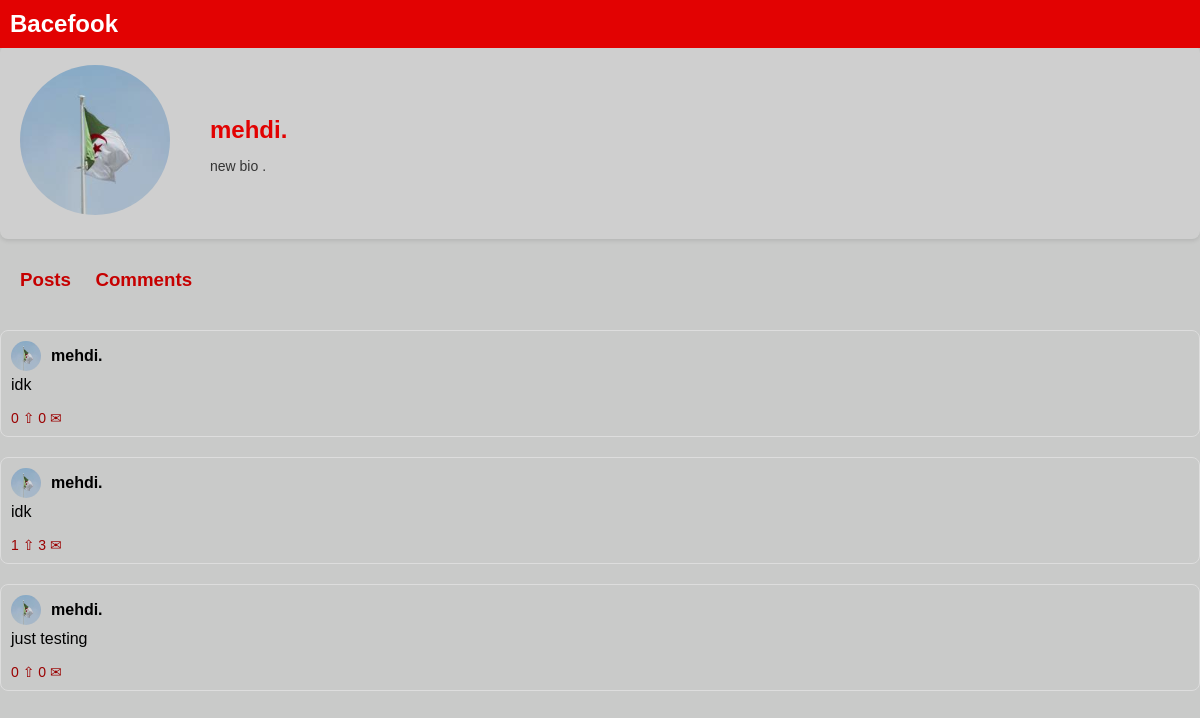
/profile/mehdi., run on the app's committed database.
### users/models.py (models this page shows, shortened)
class Profile(models.Model):
    user = models.OneToOneField(User , on_delete=models.CASCADE , related_name='profile')
    bio = models.CharField(max_length=850 , null=True , blank=True)
    pfp = models.ImageField(upload_to='profile-pictures' , default ='default.jpg' )

### blog/models.py (models this page shows, shortened)
class Post(models.Model):
    author = models.ForeignKey(User , on_delete=models.CASCADE , related_name='posts')
    title = models.CharField(max_length=80)
    content = models.CharField(max_length=3000 )
    image = models.ImageField(upload_to='posts-images' , blank=True , null=True)
    date_posted = models.DateTimeField(auto_now_add=True)
    liked_by = models.ManyToManyField(User, related_name='likes' , blank=True )

### users/views.py (the view)
# urls.py: path('profile/<str:user_name>' , profileP , name='profile'),
def profileP(request , user_name):
    _user = User.objects.get(username=user_name)
    profile = Profile.objects.get(user=_user)
    user_posts = _user.posts.all()
    return render(request , 'users/profile.html' , {'profile':profile , 'user_posts':user_posts})

### users/templates/users/profile.html (shortened to what this page needs)
{% extends 'blog/base.html' %}
{% block content %}
<div class="profile-container">
    <div class="profile-picture">
        <img src="{{profile.pfp.url}}" alt="Profile Picture">
    </div>
    <div class="profile-details">
        <h2 class="username">{{profile.user.username}}</h2>
        <p class="bio">{{profile.bio}}</p>
    </div>
</div>
<a href="{% url 'profile' profile.user.username %}" class="post-link"><h3 class="profile-content-h3">Posts</h3></a>
<a href="{% url 'profile-C' profile.user.username %}" class="post-link"><h3 class="profile-content-h3">Comments</h3></a>
{% for post in user_posts %}
<div class="profile-user-posts">
    <a href="{% url 'post' post.id %}" class="post-link">
    <div class="profile-post">
        <div class="profile-post-content">
            <div class="profile-post-user-info">
                <img src="{{post.author.profile.pfp.url}}" alt="User Profile Picture" class="profile-post-user-picture">
                <span class="profile-post-username">{{post.author.username}}</span>
            </div>
            <p class="profile-post-text">{{post.content}}</p>
            <div class="profile-post-stats">
                <span class="profile-post-likes">{{post.liked_by.count}} ⇧</span>
                <span class="profile-post-comments">{{post.comments.count}} ✉</span>
            </div>
        </div>
    </div>
    </a>
</div>
{% empty %}
<div class="profile-user-posts">
    <h3>No Posts</h3>
</div>
{% endfor %}
{% endblock %}

### static/styles/base-style.css (style rules this page uses)
body { font-family: Arial, sans-serif; margin: 0; padding: 0; padding-top: 45px; background-color: rgba(124, 127, 124, 0.407); }
.profile-container { display: flex; align-items: center; padding: 20px; background-color: rgba(255, 255, 255, 0.1); border-radius: 8px; box-shadow: 0 2px 4px rgba(0, 0, 0, 0.1); }
.profile-picture img { width: 150px; height: 150px; border-radius: 50%; object-fit: cover; margin-right: 40px; }
.profile-details .username { font-size: 24px; margin-bottom: 10px; color: #e20202; }
.profile-details .bio { font-size: 14px; color: #343434; }
.username { font-size: 14px; font-weight: bold; color: rgb(0, 0, 0); }
.post-link { text-decoration: none; }
.profile-content-h3 { margin-top: 30px; margin-left: 20px; color: rgb(198, 0, 0); display: inline-block; }
.profile-user-posts { margin-top: 20px; }
.profile-post { display: flex; align-items: center; border: 1px solid #ddd; padding: 10px; border-radius: 8px; margin-bottom: 20px; }
.profile-post-content { flex: 1; }
.profile-post-user-info { display: flex; align-items: center; color: black; }
.profile-post-user-picture { width: 30px; height: 30px; border-radius: 50%; object-fit: cover; margin-right: 10px; }
.profile-post-username { font-weight: bold; }
.profile-post-text { margin-top: 5px; color: black; }
.profile-post-stats { margin-top: 10px; color: rgb(155, 2, 2); font-size: 14px; }

### data on the page
Profile: pfp (picture), user.username "mehdi.", bio "new bio ."
Post: author.profile.pfp (picture), author.username "mehdi.", content "idk", liked_by.count "0", comments.count "0"
Post: author.profile.pfp (picture), author.username "mehdi.", content "idk", liked_by.count "1", comments.count "3"
Post: author.profile.pfp (picture), author.username "mehdi.", content "just testing", liked_by.count "0", comments.count "0"
